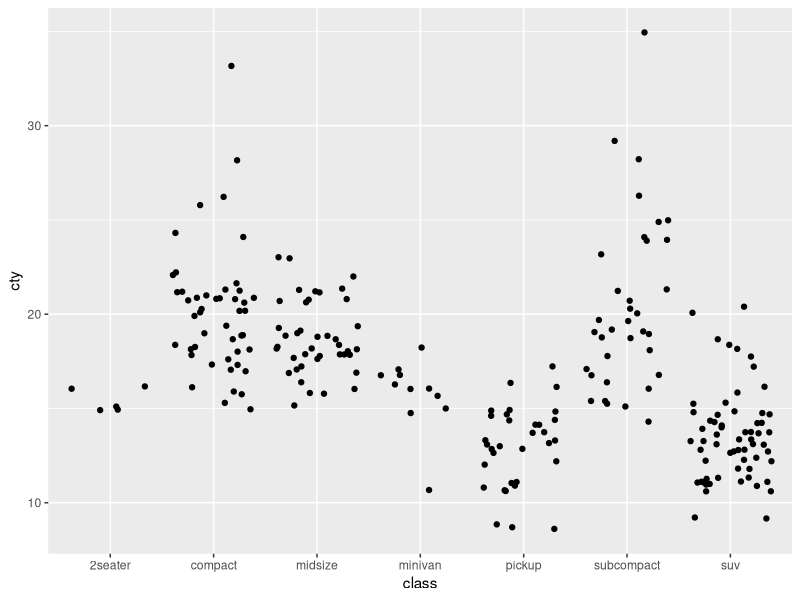

Write the R code that produced this figure.
## ---- chunk 1
knitr::opts_chunk$set(echo = TRUE)
## ---- chunk 2
library(tidyverse)
## ---- chunk 3

ggplot(data = mpg, aes(x = class, y = cty)) +
	geom_jitter()

